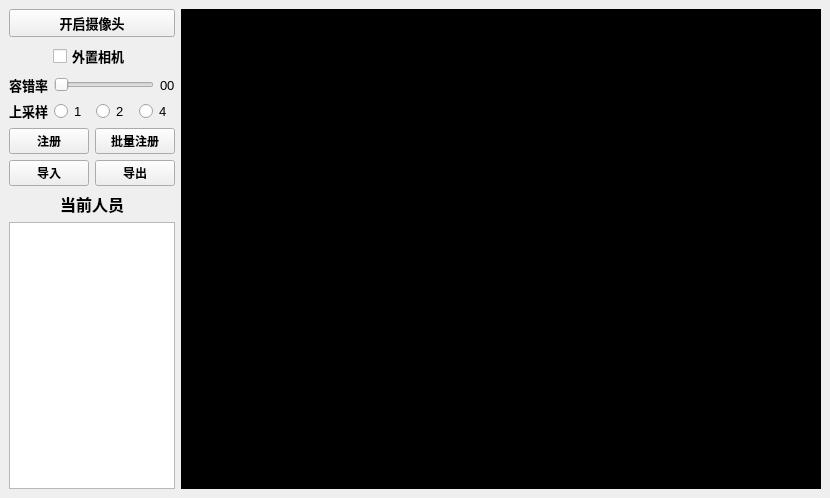
<?xml version="1.0" encoding="UTF-8"?>
<ui version="4.0">
 <class>MainWindow</class>
 <widget class="QMainWindow" name="MainWindow">
  <property name="geometry">
   <rect>
    <x>0</x>
    <y>0</y>
    <width>828</width>
    <height>498</height>
   </rect>
  </property>
  <property name="windowTitle">
   <string>MainWindow</string>
  </property>
  <widget class="QWidget" name="centralwidget">
   <layout class="QHBoxLayout" name="horizontalLayout">
    <item>
     <layout class="QVBoxLayout" name="verticalLayout_3">
      <item>
       <layout class="QVBoxLayout" name="verticalLayout_2">
        <item>
         <layout class="QVBoxLayout" name="verticalLayout">
          <item>
           <widget class="QPushButton" name="CameraButton">
            <property name="font">
             <font>
              <family>微软雅黑</family>
              <pointsize>10</pointsize>
              <weight>75</weight>
              <bold>true</bold>
             </font>
            </property>
            <property name="text">
             <string>开启摄像头</string>
            </property>
           </widget>
          </item>
          <item alignment="Qt::AlignHCenter">
           <widget class="QCheckBox" name="CameraCheckBox">
            <property name="font">
             <font>
              <family>微软雅黑</family>
              <pointsize>10</pointsize>
              <weight>75</weight>
              <bold>true</bold>
             </font>
            </property>
            <property name="text">
             <string>外置相机</string>
            </property>
            <property name="tristate">
             <bool>false</bool>
            </property>
           </widget>
          </item>
          <item>
           <layout class="QHBoxLayout" name="horizontalLayout_2">
            <item>
             <widget class="QLabel" name="tolerancelabel">
              <property name="sizePolicy">
               <sizepolicy hsizetype="Preferred" vsizetype="Fixed">
                <horstretch>0</horstretch>
                <verstretch>0</verstretch>
               </sizepolicy>
              </property>
              <property name="font">
               <font>
                <family>微软雅黑</family>
                <pointsize>10</pointsize>
                <weight>75</weight>
                <bold>true</bold>
               </font>
              </property>
              <property name="text">
               <string>容错率</string>
              </property>
             </widget>
            </item>
            <item>
             <widget class="QSlider" name="toleranceSlider">
              <property name="orientation">
               <enum>Qt::Horizontal</enum>
              </property>
             </widget>
            </item>
            <item>
             <widget class="QLabel" name="valueLabel">
              <property name="font">
               <font>
                <pointsize>10</pointsize>
               </font>
              </property>
              <property name="text">
               <string>00</string>
              </property>
             </widget>
            </item>
           </layout>
          </item>
          <item>
           <layout class="QHBoxLayout" name="horizontalLayout_3">
            <item>
             <widget class="QLabel" name="upsampleLabel">
              <property name="sizePolicy">
               <sizepolicy hsizetype="Preferred" vsizetype="Fixed">
                <horstretch>0</horstretch>
                <verstretch>0</verstretch>
               </sizepolicy>
              </property>
              <property name="font">
               <font>
                <family>微软雅黑</family>
                <pointsize>10</pointsize>
                <weight>75</weight>
                <bold>true</bold>
               </font>
              </property>
              <property name="text">
               <string>上采样</string>
              </property>
             </widget>
            </item>
            <item>
             <widget class="QRadioButton" name="radioButton1">
              <property name="font">
               <font>
                <pointsize>10</pointsize>
               </font>
              </property>
              <property name="text">
               <string>1</string>
              </property>
             </widget>
            </item>
            <item>
             <widget class="QRadioButton" name="radioButton2">
              <property name="font">
               <font>
                <pointsize>10</pointsize>
               </font>
              </property>
              <property name="text">
               <string>2</string>
              </property>
             </widget>
            </item>
            <item>
             <widget class="QRadioButton" name="radioButton4">
              <property name="font">
               <font>
                <pointsize>10</pointsize>
               </font>
              </property>
              <property name="text">
               <string>4</string>
              </property>
             </widget>
            </item>
           </layout>
          </item>
          <item>
           <layout class="QGridLayout" name="gridLayout_2">
            <item row="0" column="0">
             <widget class="QPushButton" name="registerButton">
              <property name="sizePolicy">
               <sizepolicy hsizetype="Minimum" vsizetype="Preferred">
                <horstretch>0</horstretch>
                <verstretch>0</verstretch>
               </sizepolicy>
              </property>
              <property name="font">
               <font>
                <weight>75</weight>
                <bold>true</bold>
               </font>
              </property>
              <property name="text">
               <string>注册</string>
              </property>
             </widget>
            </item>
            <item row="1" column="1">
             <widget class="QPushButton" name="loadOutButton">
              <property name="sizePolicy">
               <sizepolicy hsizetype="Minimum" vsizetype="Preferred">
                <horstretch>0</horstretch>
                <verstretch>0</verstretch>
               </sizepolicy>
              </property>
              <property name="font">
               <font>
                <weight>75</weight>
                <bold>true</bold>
               </font>
              </property>
              <property name="text">
               <string>导出</string>
              </property>
             </widget>
            </item>
            <item row="1" column="0">
             <widget class="QPushButton" name="loadInButton">
              <property name="sizePolicy">
               <sizepolicy hsizetype="Minimum" vsizetype="Preferred">
                <horstretch>0</horstretch>
                <verstretch>0</verstretch>
               </sizepolicy>
              </property>
              <property name="font">
               <font>
                <weight>75</weight>
                <bold>true</bold>
               </font>
              </property>
              <property name="text">
               <string>导入</string>
              </property>
             </widget>
            </item>
            <item row="0" column="1">
             <widget class="QPushButton" name="batchRegisterButton">
              <property name="sizePolicy">
               <sizepolicy hsizetype="Minimum" vsizetype="Preferred">
                <horstretch>0</horstretch>
                <verstretch>0</verstretch>
               </sizepolicy>
              </property>
              <property name="font">
               <font>
                <weight>75</weight>
                <bold>true</bold>
               </font>
              </property>
              <property name="text">
               <string>批量注册</string>
              </property>
             </widget>
            </item>
            <item row="2" column="0" colspan="2">
             <widget class="QLabel" name="infoLabel">
              <property name="font">
               <font>
                <family>微软雅黑</family>
                <pointsize>12</pointsize>
                <weight>75</weight>
                <bold>true</bold>
               </font>
              </property>
              <property name="text">
               <string>当前人员</string>
              </property>
              <property name="alignment">
               <set>Qt::AlignCenter</set>
              </property>
             </widget>
            </item>
           </layout>
          </item>
         </layout>
        </item>
       </layout>
      </item>
      <item>
       <widget class="QTextBrowser" name="nameBrowser"/>
      </item>
     </layout>
    </item>
    <item>
     <widget class="QLabel" name="FrameLabel">
      <property name="enabled">
       <bool>true</bool>
      </property>
      <property name="sizePolicy">
       <sizepolicy hsizetype="Preferred" vsizetype="Preferred">
        <horstretch>1</horstretch>
        <verstretch>1</verstretch>
       </sizepolicy>
      </property>
      <property name="minimumSize">
       <size>
        <width>640</width>
        <height>480</height>
       </size>
      </property>
      <property name="styleSheet">
       <string notr="true">background:black;</string>
      </property>
      <property name="text">
       <string/>
      </property>
      <property name="scaledContents">
       <bool>false</bool>
      </property>
      <property name="alignment">
       <set>Qt::AlignCenter</set>
      </property>
      <property name="margin">
       <number>0</number>
      </property>
      <property name="openExternalLinks">
       <bool>false</bool>
      </property>
     </widget>
    </item>
   </layout>
  </widget>
 </widget>
 <resources/>
 <connections/>
</ui>
